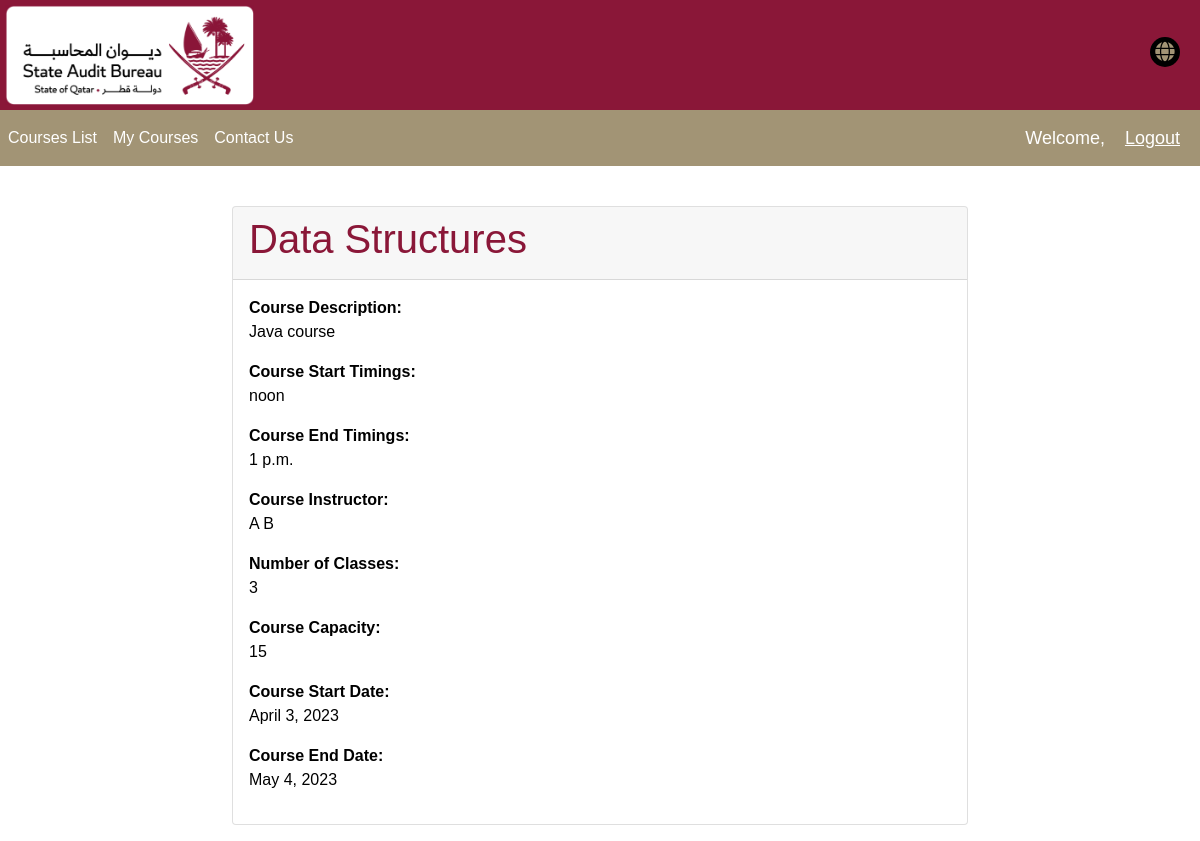
Screenshot of /course_list/4/ (signed in) with the database file from the repository.
### base/models.py (models this page shows)
class Course(models.Model):
    name = models.CharField(max_length=100)
    description = models.TextField()
    start_time = models.TimeField()
    end_time = models.TimeField()
    capacity = models.PositiveIntegerField()
    number_of_classes = models.PositiveIntegerField()
    instructor = models.ForeignKey(Instructor, on_delete=models.CASCADE)
    current_session = models.IntegerField()
    start_date = models.DateField(auto_now_add=True)
    end_date = models.DateField(null=True)
    def __str__(self):
        return self.name

class Instructor(models.Model):
     id = models.AutoField(primary_key=True)
     first_name = models.CharField(max_length=255)
     last_name = models.CharField(max_length=255)
     email = models.EmailField(max_length=156)
     phone = models.CharField(max_length= 20)
     def __str__(self):
          return self.first_name + " " + self.last_name

### base/trainee_views.py (the view)
# urls.py: path('course_list/<int:course_id>/', course_details, name='course-details'),
@user_passes_test(lambda u: u.is_trainee or u.is_manager, login_url='login')
def course_details(request, course_id):
    course = get_object_or_404(Course, pk=course_id)
    context = {'course':course}
    return render(request,'base/course_details.html',context)

### accounts/models.py (called while the page is built)
    def is_trainee(self):
        return self.role == "trainee"

    def get_name(self):
        return self.first_name + " " + self.last_name

### base/templates/base/course_details.html (shortened to what this page needs)
{% load static %}
<!DOCTYPE html>
<head>
  <link rel="stylesheet" href="https://cdnjs.cloudflare.com/ajax/libs/font-awesome/5.15.2/css/all.min.css">
  <link href="https://cdn.jsdelivr.net/npm/bootstrap@5.0.1/dist/css/bootstrap.min.css" rel="stylesheet">
  <link rel="stylesheet" href="{% static 'css/reg_style.css' %}">
</head>
<body>
<div class="header">
    <div class="logo">
      <img src="{% static 'img/primary-rgb-state-audit-bureau-1@2x.png' %}" alt="Logo">
    </div>
    <div class="toggles">
      <div class="language-toggle">
        <label class="toggle-label" for="language-checkbox">
          <i class="fas fa-globe language-icon"></i>
        </label>
      </div>
    </div>
  </div>
  <nav class="navbar navbar-expand-lg navbar-custom">
    <div class="collapse navbar-collapse" id="navbarNav">
      <ul class="navbar-nav">
        <li class="nav-item active">
          <a class="nav-link" href="{% url 'courses-list' %}">Courses List</a>
        </li>
        {% if request.user.is_trainee %}
        <li class="nav-item active">
          <a class="nav-link" href="{% url 'my-courses' %}">My Courses</a>
        </li>
        {% endif %}
        <li class="nav-item">
          <a class="nav-link" href="{% url 'contact' %}">Contact Us</a>
        </li>
      </ul>
    </div>
    <span class="hello-msg">Welcome, <a href="{% url 'profile' %}"> {{request.user.get_name}} </a> </span>
    <span ><a  class="hello-msg" href="{% url 'logout' %}">Logout</a></span>
  </nav>
  <br>
  <div class="m-3 english">
  <div class="container">
    <div class="row justify-content-center">
      <div class="col-md-8">
        <div class="card">
          <div class="card-header">
            <h1 style="color:#8A1738">{{ course }}</h1>
          </div>
          <div class="card-body" >
            <b>Course Description:</b>
            <p>{{ course.description }}</p>
            <b>Course Start Timings:</b>
            <p>{{ course.start_time }}</p>
            <b>Course End Timings:</b>
            <p>{{ course.end_time }}</p>
            <b>Course Instructor:</b>
            <p>{{ course.instructor }}</p>
            <b>Number of Classes:</b>
            <p>{{ course.number_of_classes }}</p>
            <b>Course Capacity:</b>
            <p>{{ course.capacity }}</p>
            <b>Course Start Date:</b>
            <p>{{ course.start_date }}</p>
            <b>Course End Date:</b>
            <p>{{ course.end_date }}</p>
          </div>
        </div>
      </div>
    </div>
  </div>
  </div>
</body>

### base/static/css/reg_style.css (style rules this page uses)
* { box-sizing: border-box; }
body { margin: 0; font-family: sans-serif; color: #A29475; }
.header { display: flex; justify-content: space-between; align-items: center; padding: 10px; background-color: #8A1738; height: 110px; }
.logo img { height: 100px; left: 5px; position: absolute; top: 5px; }
.toggles { display: flex; align-items: center; }
.toggle-label { color: darkgray; display: inline-block; width: 30px; height: 30px; border-radius: 50%; background-color: #000; cursor: pointer; position: relative; margin-right: 10px; }
.toggle-label i { position: absolute; top: 50%; left: 50%; transform: translate(-50%, -50%); font-size: 20px; }
.english { display: block; }
form, label, input, select, textarea { color: #A29475 !important; }

### base/templates/base/course_details.html (style rules this page uses)
b { color: black; }
p { color: black; }
.hello-msg { font-size: 18px; color: #fff; margin-right: 20px; }
a:link { color: #fff; }
.active { background-color: #A29475; }
.navbar-custom { background-color: #A29475; }
.nav-link { color: #fff; }

### rows the page displays
Course: name "Data Structures", description "Java course", start_time "noon", end_time "1 p.m.", instructor "A B", number_of_classes "3", capacity "15", start_date "April 3, 2023", end_date "May 4, 2023"
